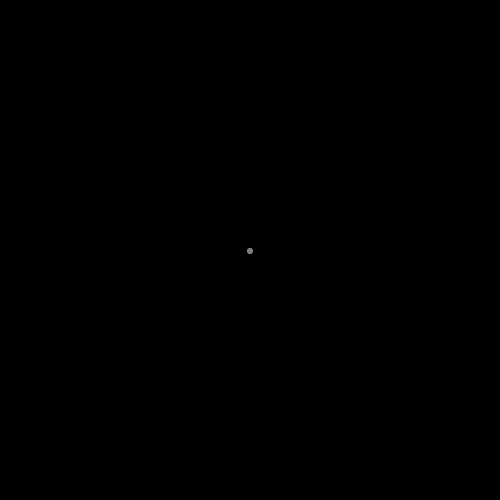
Frame 1 (no input)
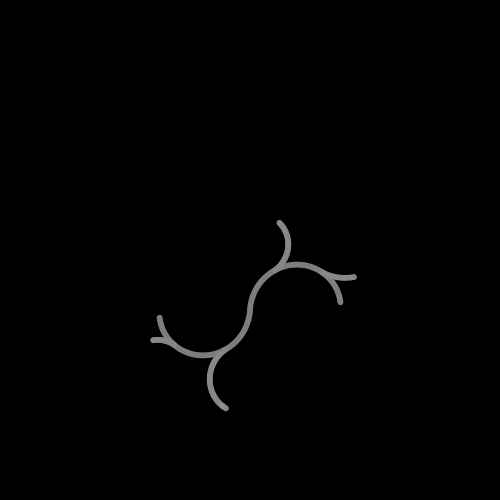
Frame 60 (the mouse pressed at the canvas centre just before this capture)
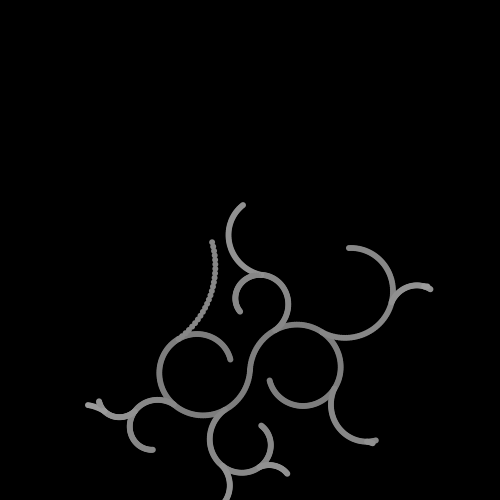
Frame 120 (the mouse held since frame 60 and released just before this capture)

The Processing sketch that drew these frames (run headless with seeded random() and noise(); from frame 60 on, the mouse is pressed at the canvas centre):

// Processing sketch: Foriage_scroll
// ── Foriage_scroll.pde
// foriage_scroll_6.0
// Works on Processing


int Nmax = 300 ; 
float CX[] = new float[Nmax+1] ; float CY[] = new float[Nmax+1] ; 
int LR[] = new int[Nmax+1] ; int EXT[] = new int[Nmax+1] ; 
int BN[] = new int[Nmax+1] ;
float Rmax[] = new float[Nmax+1] ; 
float Aone[] = new float[Nmax+1] ; float Azero[] = new float[Nmax+1] ;
float R = 0 ; int I = 0 ; int II = 0 ; float L = 0 ; int OKNG = 0 ; int MODE = 1 ;
float NX = 0 ; float NY = 0 ; float NRmax = 0 ; float RND = 0 ; int NN = 0 ; int Q = 0 ;
PImage img ; int CLR[] = new int[Nmax+1] ; int CLG[] = new int[Nmax+1] ; int CLB[] = new int[Nmax+1] ; 
int CLT[] = new int[Nmax+1] ;  int TR = 0 ; int TG = 0 ; int TB = 0 ;



void setup(){
  
  size(500,500) ;
  background(0,0,0) ;
  noStroke() ; fill(255,255,255) ;
  CX[0] = 300 ; CY[0] = 250 ; Rmax[0] = 50 ; LR[0] = +1 ; EXT[0] = 1 ; Azero[0] = -PI ; Aone[0] = Azero[0] ; 
  CX[1] = 200 ; CY[1] = 250 ; Rmax[1] = 50 ; LR[1] = +1 ; EXT[1] = 1 ; Azero[1] = 0 ; Aone[1] = Azero[1] ;
  CLR[0] = 125 ; CLG[0] = 125 ; CLB[0] = 125 ; CLR[1] = 125 ; CLG[1] = 125 ; CLB[1] = 125 ;
  CLT[0] = 7 ; CLT[1] = 7 ; 
  
} // setup()



void draw(){
  
  for ( I = 0 ; I <= Nmax ; I++ ){
    if ( EXT[I] == 1 ){
        R = Rmax[I] - ((Aone[I]-Azero[I])*LR[I]*3) ;
        fill(CLR[I],CLG[I],CLB[I]) ;
        ellipse(CX[I]+(R*cos(Aone[I])),CY[I]+(R*sin(Aone[I])),6,6) ;        
        if ( R > 5 ){ Aone[I] = Aone[I] + (0.05*LR[I]) ; }
        if ( LR[I] > 0 && abs(Azero[I]-Aone[I]) < (3*PI/2) ){ RND = random( Azero[I] , Aone[I] ) ; }
        if ( LR[I] < 0 && abs(Azero[I]-Aone[I]) < (3*PI/2) ){ RND = random( Aone[I] , Azero[I] ) ; }
        if ( LR[I] > 0 && abs(Azero[I]-Aone[I]) > (3*PI/2) ){ RND = random( Azero[I] , Azero[I]+(3*PI/2) ) ; }
        if ( LR[I] < 0 && abs(Azero[I]-Aone[I]) > (3*PI/2) ){ RND = random( Azero[I]-(3*PI/2) , Azero[I] ) ; }
        for ( II = 0 ; II <= Nmax ; II++ ){
          if ( EXT[II] == 0 ){ NN = II ; II = Nmax ; }
        }
        if ( EXT[NN] == 0 ){           
           NRmax = random(20,100) ;
           NX = CX[I] + ((Rmax[I]-((RND-Azero[I])*LR[I]*3)+NRmax)*cos(RND)) ;
           NY = CY[I] + ((Rmax[I]-((RND-Azero[I])*LR[I]*3)+NRmax)*sin(RND)) ;
           OKNG = 1 ;
           for ( II = 0 ; II <= Nmax ; II++ ){
             L = sqrt(((NX-CX[II])*(NX-CX[II]))+((NY-CY[II])*(NY-CY[II]))) ;
             if ( EXT[II] == 1 && II != I && L < NRmax+Rmax[II] ){ OKNG = 0 ; }
           } // II
           if ( NX < NRmax || NX > 500-NRmax || NY < NRmax || NY > 500-NRmax ){ OKNG = 0 ; }
           if ( OKNG == 1 ){ 
             EXT[NN] = 1 ;
             CX[NN] = NX ; CY[NN] = NY ; Rmax[NN] = NRmax ;
             Azero[NN] = RND + PI ; Aone[NN] = Azero[NN] ; 
             LR[NN] = LR[I] * (-1) ; BN[NN] = I ; 
             TR = int(CLT[I]/4) ; TG = int((CLT[I]-(TR*4))/2) ; TB = CLT[I]-(TR*4)-(TG*2) ; 
             CLR[NN] = CLR[I] ; CLG[NN] = CLG[I] ; CLB[NN] = CLB[I] ; 
             if ( TR == 1 && CLR[NN] < 245 ){ CLR[NN] = CLR[NN]+10 ; }
             if ( TG == 1 && CLG[NN] < 245 ){ CLG[NN] = CLG[NN]+10 ; }
             if ( TB == 1 && CLB[NN] < 245 ){ CLB[NN] = CLB[NN]+10 ; }
             if ( TR == 0 && CLR[NN] > 10 ){ CLR[NN] = CLR[NN]-10 ; }
             if ( TG == 0 && CLG[NN] > 10 ){ CLG[NN] = CLG[NN]-10 ; }
             if ( TB == 0 && CLB[NN] > 10 ){ CLB[NN] = CLB[NN]-10 ; }
             CLT[NN] = CLT[I] ; 
             if ( random(0,100) < 20 ){ CLT[NN] = int(random(1.00,7.99)) ; }
           } // OK
        } // EXT[NN] == 0
    } // EXT[I]==1
  } // 1<=I<=Nmax
  
  img = get() ;
  if ( MODE == 1 ){ image(img,0,1) ; }
  if ( MODE == 2 ){ image(img,1,0) ; }
  if ( MODE == 3 ){ image(img,0,-1) ; }
  if ( MODE == 4 ){ image(img,-1,0) ; }
  for ( II = 0 ; II < Nmax ; II++ ){
    if ( EXT[II] == 1 ){ 
      if ( MODE == 1 ){ CY[II] = CY[II] + 1 ; } 
      if ( MODE == 2 ){ CX[II] = CX[II] + 1 ; }
      if ( MODE == 3 ){ CY[II] = CY[II] - 1 ; } 
      if ( MODE == 4 ){ CX[II] = CX[II] - 1 ; }
      if ( CX[II] > 500+Rmax[II] ||  CY[II] > 500+Rmax[II] || CX[II] < -Rmax[II] || CY[II] < -Rmax[II] ){ EXT[II] = 0 ; }
    } 
  }
  
  Q = Q + 1 ; 
  if ( Q > 600 ){
    Q = 0 ; 
    if ( random(0,100) < 50 ){ MODE = MODE + 1 ; }else{ MODE = MODE - 1 ; }
    if ( MODE == 0 ){ MODE = 4 ; }
    if ( MODE == 5 ){ MODE = 1 ; }
  }
  
} // draw()
